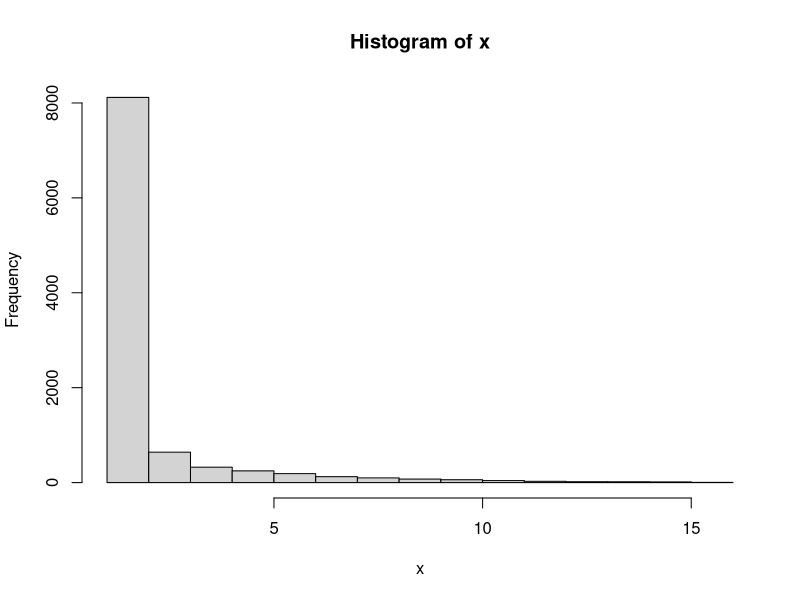

The R script that drew this image: (Note: this script raises an error after producing the figure.)
# Assignment 16
# MCMC Sampling using markov chain
# lecture Dec 2

# Constructing a markov chain
set.seed(401)
# PROBLEM 1 Part 1
#not normalized
f = function(k){
  if(k>0){
    1/k^2    
  } else {
    0
  }
}

x0=1
N = 1e4

x = rep(0,N)
x[1] = x0
for(n in 1:N){
  
  proposal = x[n] + sample(c(1,-1), size=1) # proposals are symmetric    
  
  if( f(proposal) > f(x[n])){
    x[n+1] = proposal
  } else {
    x[n+1] = x[n]
    r = f(proposal)/f(x[n]) # this is a number < 1
    if( runif(1) < r){
      x[n+1] = proposal
    }
  }
}
# part 1 markov chain
x
hist(x)
table(x)/N
mean(x)
# PROBLEM 1 Part 2

# Problem 2 MCMC

f = function(s,t){
  if(s^2+t^2 < 1){
    sqrt(1-s^2-t^2)  
  } else {
    c(0,0)
  }
}


x = matrix(NA,nrow=1e3,ncol=2)
x[1,] = c(0,0)


#s.eps = 0.01
#t.eps = 0.01
N = 1e3

for(n in 1:N){
  
  
  proposal.s = x[n,1] + rnorm(1)
  proposal.t = x[n,2] + rnorm(1)
  proposal = c(proposal.s, proposal.t) # proposals are symmetric    
  
  if( f(proposal[1], proposal[2]) > f(x[n,1], x[n,2])){
    x[n+1,] = proposal
  } else {
    x[n+1,] = c(x[n,1], x[n,2])
    r = f(proposal[1], proposal[2])/f(x[n,1], x[n,2]) # this is a number < 1
    if( runif(1) < r){
      x[n+1,] = proposal
    }
  }
}

plot(x)
mean(x)
var(x)

